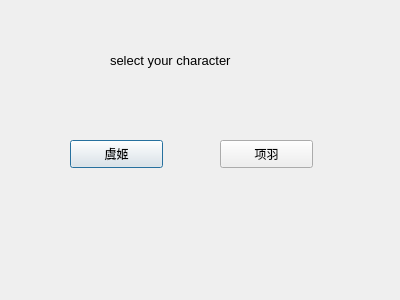
<?xml version="1.0" encoding="UTF-8"?>
<ui version="4.0">
 <class>startDialog</class>
 <widget class="QDialog" name="startDialog">
  <property name="windowModality">
   <enum>Qt::WindowModal</enum>
  </property>
  <property name="geometry">
   <rect>
    <x>0</x>
    <y>0</y>
    <width>400</width>
    <height>300</height>
   </rect>
  </property>
  <property name="windowTitle">
   <string>StartGame</string>
  </property>
  <property name="modal">
   <bool>false</bool>
  </property>
  <widget class="QLabel" name="selectCharacterLabel">
   <property name="geometry">
    <rect>
     <x>110</x>
     <y>40</y>
     <width>171</width>
     <height>41</height>
    </rect>
   </property>
   <property name="font">
    <font>
     <pointsize>10</pointsize>
    </font>
   </property>
   <property name="text">
    <string>select your character</string>
   </property>
  </widget>
  <widget class="QPushButton" name="char1Button">
   <property name="geometry">
    <rect>
     <x>70</x>
     <y>140</y>
     <width>93</width>
     <height>28</height>
    </rect>
   </property>
   <property name="text">
    <string>虞姬</string>
   </property>
  </widget>
  <widget class="QPushButton" name="char2Button">
   <property name="geometry">
    <rect>
     <x>220</x>
     <y>140</y>
     <width>93</width>
     <height>28</height>
    </rect>
   </property>
   <property name="text">
    <string>项羽</string>
   </property>
  </widget>
 </widget>
 <resources/>
 <connections/>
</ui>
